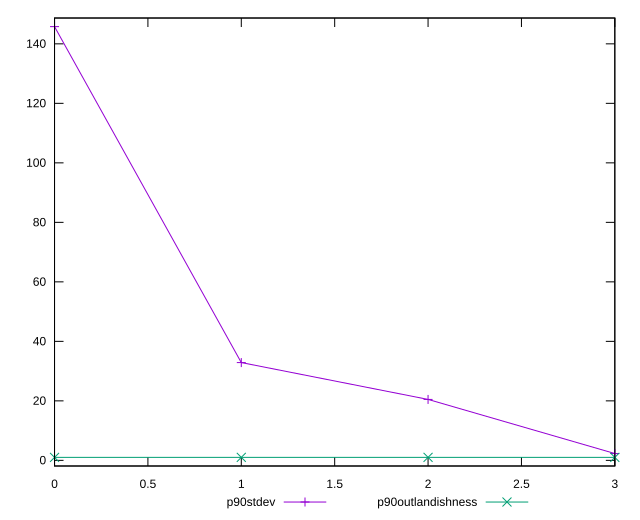

Write the gnuplot code that produced this figure.
reset

$p90Stdev <<EOF
0 145.786416289785
1 32.86568021999881
2 20.480799139706477
3 2.291050687415823
EOF

$p90Outlandishness <<EOF
0 1.0067385205524508
1 1.0130071041075608
2 1.0127558612789165
3 1.001384231162607
EOF

set key outside below
set xrange [0:3]
set yrange [-1.8943164100098406:148.68211693095745]
set trange [-1.8943164100098406:148.68211693095745]
set terminal svg size 640, 520 enhanced background rgb 'white'
set output "reports/report_00032_2021-02-25T10-28-15.087Z/first-contentful-paint/progression/stddev.svg"

plot $p90Stdev title "p90stdev" with linespoints, \
     $p90Outlandishness title "p90outlandishness" with linespoints

reset
